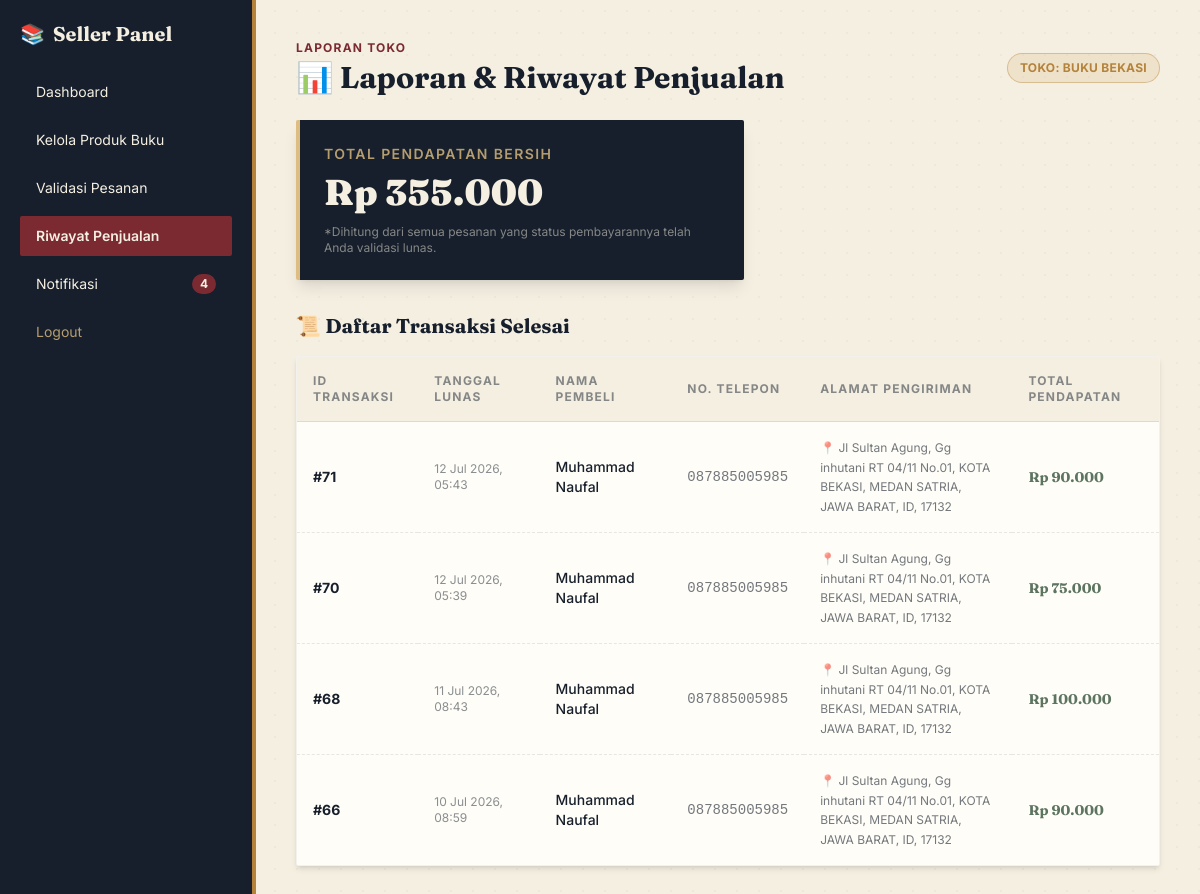
Page /seller/sales_history.php (signed in) on the committed database.
### tables this page shows
CREATE TABLE `orders` (
  `id` int(11) NOT NULL,
  `buyer_id` int(11) NOT NULL,
  `seller_id` int(11) NOT NULL,
  `total_amount` decimal(10,2) NOT NULL,
  `status` enum('pending','paid','shipped','completed','cancelled') DEFAULT 'pending',
  `address` text NOT NULL,
  `phone` varchar(20) NOT NULL,
  `created_at` timestamp NOT NULL DEFAULT current_timestamp()
);

CREATE TABLE `users` (
  `id` int(11) NOT NULL,
  `name` varchar(100) NOT NULL,
  `email` varchar(100) NOT NULL,
  `password` varchar(255) NOT NULL,
  `full_name` varchar(100) DEFAULT NULL,
  `phone` varchar(20) DEFAULT NULL,
  `address` text DEFAULT NULL,
  `role` enum('admin','seller','buyer') NOT NULL,
  `created_at` timestamp NOT NULL DEFAULT current_timestamp(),
  `is_verified` tinyint(1) DEFAULT 0
);

### config/notification_helper.php (called while the page is built, shortened)
<?php
require_once __DIR__ . '/database.php';
function getUnreadNotificationCount($userId, $userType) {
    global $db;
    $query = "SELECT COUNT(*) as count FROM notifications
              WHERE user_id = ? AND user_type = ? AND is_read = FALSE";
    $stmt = mysqli_prepare($db, $query);
    mysqli_stmt_bind_param($stmt, "is", $userId, $userType);
    mysqli_stmt_execute($stmt);
    $result = mysqli_stmt_get_result($stmt);
    $row = mysqli_fetch_assoc($result);
    return $row['count'];
}
?>

### seller/sales_history.php (the view, shortened to what this page needs)
<?php
include '../config/database.php';
require_once '../config/notification_helper.php';
$seller_id = $_SESSION['user_id'];
$unread_notifications = getUnreadNotificationCount($seller_id, 'seller');
$query_income = mysqli_query($db, "SELECT SUM(total_amount) AS total_pendapatan FROM orders WHERE seller_id = '$seller_id' AND status = 'completed'");
$data_income = mysqli_fetch_assoc($query_income);
$total_pendapatan = $data_income['total_pendapatan'] ? $data_income['total_pendapatan'] : 0;
$query_history = mysqli_query($db, "SELECT o.id AS order_id, o.total_amount, o.created_at, o.address, o.phone, u.name AS nama_pembeli
                                    FROM orders o
                                    JOIN users u ON o.buyer_id = u.id
                                    WHERE o.seller_id = '$seller_id' AND o.status = 'completed'
                                    ORDER BY o.id DESC");
?>
<!DOCTYPE html>
<html lang="id">
<head>
    <script src="https://cdn.tailwindcss.com"></script>
</head>
<body class="bg-paper flex min-h-screen font-sans text-ink">
    <div class="bg-ink text-paper w-64 min-h-screen p-5 space-y-6 shrink-0 border-r-4 border-brass">
        <h2 class="text-xl font-serif font-bold flex items-center gap-2"><span class="text-brass-light">📚</span> Seller Panel</h2>
        <nav class="space-y-2 flex flex-col text-sm">
            <a href="index.php" class="hover:bg-ink-light px-4 py-2.5 rounded-sm transition">Dashboard</a>
            <a href="manage_products.php" class="hover:bg-ink-light px-4 py-2.5 rounded-sm transition">Kelola Produk Buku</a>
            <a href="validasi_penjual.php" class="hover:bg-ink-light px-4 py-2.5 rounded-sm transition">Validasi Pesanan</a>
            <a href="sales_history.php" class="bg-maroon px-4 py-2.5 rounded-sm font-semibold">Riwayat Penjualan</a>
            <a href="read_notification.php" class="hover:bg-ink-light px-4 py-2.5 rounded-sm transition flex items-center justify-between">
                <span>Notifikasi</span>
                <?php if ($unread_notifications > 0): ?>
                    <span class="bg-maroon text-paper text-xs font-bold px-2 py-0.5 rounded-full">
                        <?= $unread_notifications > 9 ? '9+' : $unread_notifications; ?>
                    </span>
                <?php endif; ?>
            </a>
            <a href="../auth/logout.php" class="text-brass-light/80 hover:bg-ink-light px-4 py-2.5 rounded-sm mt-10 transition">Logout</a>
        </nav>
    </div>
    <div class="flex-1 p-10">
        <div class="flex justify-between items-center mb-6 flex-wrap gap-3">
            <div>
                <p class="text-xs font-bold uppercase tracking-widest text-maroon mb-1">Laporan Toko</p>
                <h1 class="text-3xl font-serif font-bold text-ink">📊 Laporan & Riwayat Penjualan</h1>
            </div>
            <span class="bg-brass-light/25 text-brass border border-brass/40 text-xs px-3 py-1.5 rounded-full font-bold uppercase tracking-wide">Toko: Buku Bekasi</span>
        </div>
        <div class="bg-ink p-6 rounded-sm shadow-lg text-paper mb-8 max-w-md border-l-4 border-brass-light">
            <p class="text-sm font-semibold uppercase tracking-widest text-brass-light/80">Total Pendapatan Bersih</p>
            <p class="text-4xl font-serif font-black mt-2">Rp <?= number_format($total_pendapatan, 0, ',', '.'); ?></p>
            <p class="text-xs mt-3 text-paper/50">*Dihitung dari semua pesanan yang status pembayarannya telah Anda validasi lunas.</p>
        </div>
        <h2 class="text-xl font-serif font-bold text-ink mb-4">📜 Daftar Transaksi Selesai</h2>
        <div class="bg-card rounded-sm shadow-md border border-ink/5 overflow-hidden">
            <table class="w-full text-left border-collapse">
                <thead>
                    <tr class="bg-paper border-b border-ink/10 text-ink/50 text-xs font-bold uppercase tracking-widest">
                        <th class="p-4">ID Transaksi</th>
                        <th class="p-4">Tanggal Lunas</th>
                        <th class="p-4">Nama Pembeli</th>
                        <th class="p-4">No. Telepon</th>
                        <th class="p-4">Alamat Pengiriman</th>
                        <th class="p-4">Total Pendapatan</th>
                    </tr>
                </thead>
                <tbody class="divide-y divide-dashed divide-ink/10 text-sm text-ink/80">
                    <?php while ($row = mysqli_fetch_assoc($query_history)) : ?>
                        <tr class="hover:bg-paper/60 transition">
                            <td class="p-4 font-bold text-ink">#<?= $row['order_id']; ?></td>
                            <td class="p-4 text-xs text-ink/50"><?= date('d M Y, H:i', strtotime($row['created_at'])); ?></td>
                            <td class="p-4 font-medium text-ink"><?= htmlspecialchars($row['nama_pembeli']); ?></td>
                            <td class="p-4 font-mono text-ink/60"><?= htmlspecialchars($row['phone']); ?></td>
                            <td class="p-4 max-w-xs whitespace-normal break-words text-xs text-ink/60 leading-relaxed">
                                📍 <?= htmlspecialchars($row['address']); ?>
                            </td>
                            <td class="p-4 font-serif font-bold text-sage">Rp <?= number_format($row['total_amount'], 0, ',', '.'); ?></td>
                        </tr>
                    <?php endwhile; ?>
                </tbody>
            </table>
        </div>
    </div>
</body>
</html>

### seller/sales_history.php (style rules this page uses)
body { background-color: #F5EFE2; background-image: radial-gradient(#00000008 1px, transparent 1px); background-size: 22px 22px; }

### rows in the picture
orders: id "71", created_at "12 Jul 2026, 05:43", buyer.name "Muhammad Naufal", phone "087885005985", address "Jl Sultan Agung, Gg inhutani RT 04/11 No.01, KOTA BEKASI, MEDAN SATRIA, JAWA BARAT, ID, 17132", total_amount "90.000"
orders: id "70", created_at "12 Jul 2026, 05:39", buyer.name "Muhammad Naufal", phone "087885005985", address "Jl Sultan Agung, Gg inhutani RT 04/11 No.01, KOTA BEKASI, MEDAN SATRIA, JAWA BARAT, ID, 17132", total_amount "75.000"
orders: id "68", created_at "11 Jul 2026, 08:43", buyer.name "Muhammad Naufal", phone "087885005985", address "Jl Sultan Agung, Gg inhutani RT 04/11 No.01, KOTA BEKASI, MEDAN SATRIA, JAWA BARAT, ID, 17132", total_amount "100.000"
orders: id "66", created_at "10 Jul 2026, 08:59", buyer.name "Muhammad Naufal", phone "087885005985", address "Jl Sultan Agung, Gg inhutani RT 04/11 No.01, KOTA BEKASI, MEDAN SATRIA, JAWA BARAT, ID, 17132", total_amount "90.000"

### other values in the picture
$unread_notifications "4"
$total_pendapatan "355.000"
